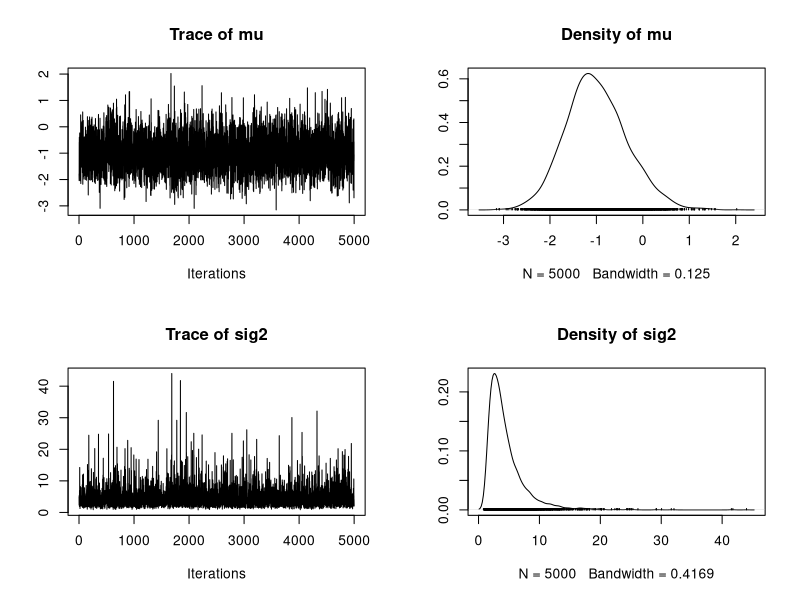
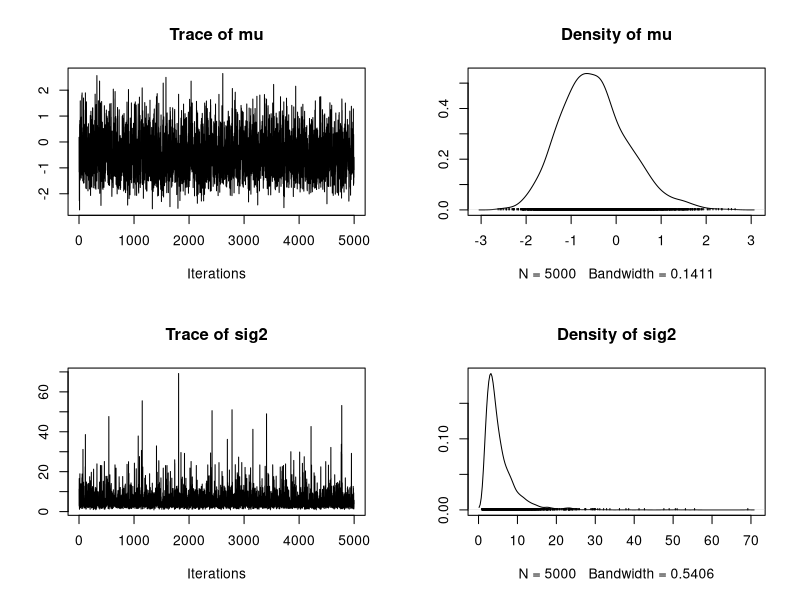

These charts were generated, in order, by the following R code:
#Q7
# posterior mean for y = c(-0.2, -1.5, -5.3, 0.3, -0.8, -2.2)
# using 5k iterations of gibbs sampling
# In a model with normal likelihood and unknown mean and unknown variance, 
# with a normal prior for the mean and an inverse-gamma prior for the variance.

update_mu = function(n, ybar, sig2, mu_0, sig2_0) {  
        sig2_1 = 1.0 / (n / sig2 + 1.0 / sig2_0)  
        mu_1 = sig2_1 * (n * ybar / sig2 + mu_0 / sig2_0)  
        rnorm(n=1, mean=mu_1, sd=sqrt(sig2_1)) 
}

update_sig2 = function(n, y, mu, nu_0, beta_0) {  
        nu_1 = nu_0 + n / 2.0  
        sumsq = sum( (y - mu)^2 ) # vectorized  
        beta_1 = beta_0 + sumsq / 2.0  
        out_gamma = rgamma(n=1, shape=nu_1, rate=beta_1) # rate for gamma is shape for inv-gamma  
        1.0 / out_gamma # reciprocal of a gamma random variable is distributed inv-gamma 
}

gibbs = function(y, n_iter, init, prior) {  
        ybar = mean(y)  
        n = length(y)    ## initialize  
        mu_out = numeric(n_iter)  
        sig2_out = numeric(n_iter)    
        mu_now = init$mu    ## Gibbs sampler  
        for (i in 1:n_iter) {    
                sig2_now = update_sig2(n=n, y=y, mu=mu_now, nu_0=prior$nu_0, beta_0=prior$beta_0)    
                mu_now = update_mu(n=n, ybar=ybar, sig2=sig2_now, mu_0=prior$mu_0, sig2_0=prior$sig2_0)        
                sig2_out[i] = sig2_now    
                mu_out[i] = mu_now  
        }    
        cbind(mu=mu_out, sig2=sig2_out) 
}

y = c(-0.2, -1.5, -5.3, 0.3, -0.8, -2.2)
ybar = mean(y) 
n = length(y) 
## prior 
prior = list() 
prior$mu_0 = 0.0 
prior$sig2_0 = 1.0 
prior$n_0 = 2.0 # prior effective sample size for sig2 
prior$s2_0 = 1.0 # prior point estimate for sig2 
prior$nu_0 = prior$n_0 / 2.0 # prior parameter for inverse-gamma 
prior$beta_0 = prior$n_0 * prior$s2_0 / 2.0 # prior parameter for inverse-gamma 

set.seed(53) 
init = list() 
init$mu = 0.0 

post = gibbs(y=y, n_iter=5e3, init=init, prior=prior)

library("coda") 
plot(as.mcmc(post))
summary(as.mcmc(post))

#A: -1

#Q8

#Re run analysis with a prior for mu that is N(1,1)

prior$mu_0 = 1.0
post = gibbs(y=y, n_iter=5e3, init=init, prior=prior)
plot(as.mcmc(post))
summary(as.mcmc(post))

#A: Posterior mean is -0.486 which suggests data strongly favours
# estimating mu to be negative.
